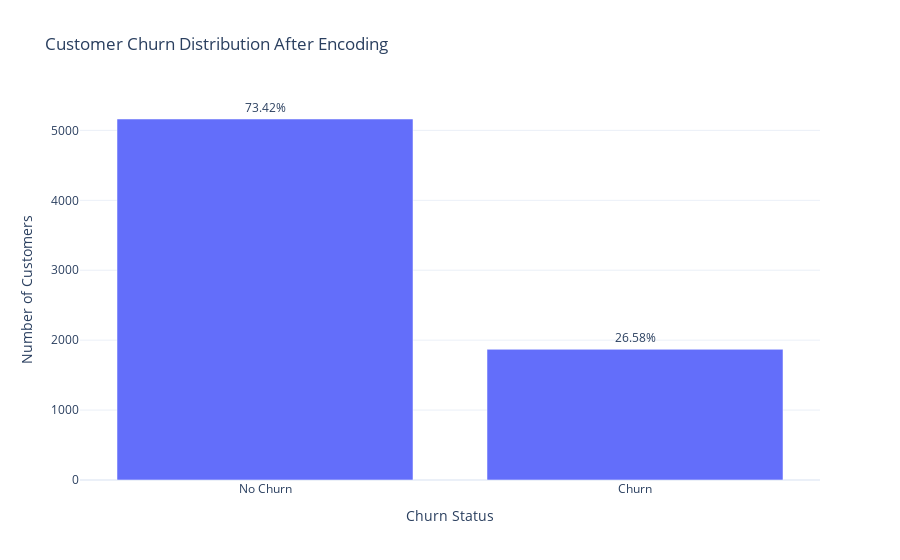

The cell this chart's notebook holds for it:
### Code cell
# Visualize churn distribution

fig = px.bar(
    churn_counts,
    x='Churn Label',
    y='Count',
    text=churn_counts['Percentage'].astype(str) + '%',
    title='Customer Churn Distribution After Encoding'
)

fig.update_traces(textposition='outside')

fig.update_layout(
    xaxis_title='Churn Status',
    yaxis_title='Number of Customers',
    template='plotly_white',
    uniformtext_minsize=12,
    uniformtext_mode='hide'
)
fig.write_image(
    "../data/processed/custom_churn_distribution.png",
    scale=3  
)
fig.show()

### Figure 1 — Plotly figure (JSON) as saved in the notebook; plotly's stock layout.template omitted (floating-point values rounded to 4 significant figures)
{"data": [{"hovertemplate": "Churn Label=%{x}<br>Count=%{y}<br>text=%{text}<extra></extra>", "legendgroup": "", "marker": {"color": "#636efa", "pattern": {"shape": ""}}, "name": "", "orientation": "v", "showlegend": false, "text": ["73.42%", "26.58%"], "textposition": "outside", "type": "bar", "x": ["No Churn", "Churn"], "xaxis": "x", "y": [5163, 1869], "yaxis": "y"}], "layout": {"barmode": "relative", "legend": {"tracegroupgap": 0}, "title": {"text": "Customer Churn Distribution After Encoding"}, "uniformtext": {"minsize": 12, "mode": "hide"}, "xaxis": {"anchor": "y", "domain": [0, 1], "title": {"text": "Churn Status"}}, "yaxis": {"anchor": "x", "domain": [0, 1], "title": {"text": "Number of Customers"}}}}
